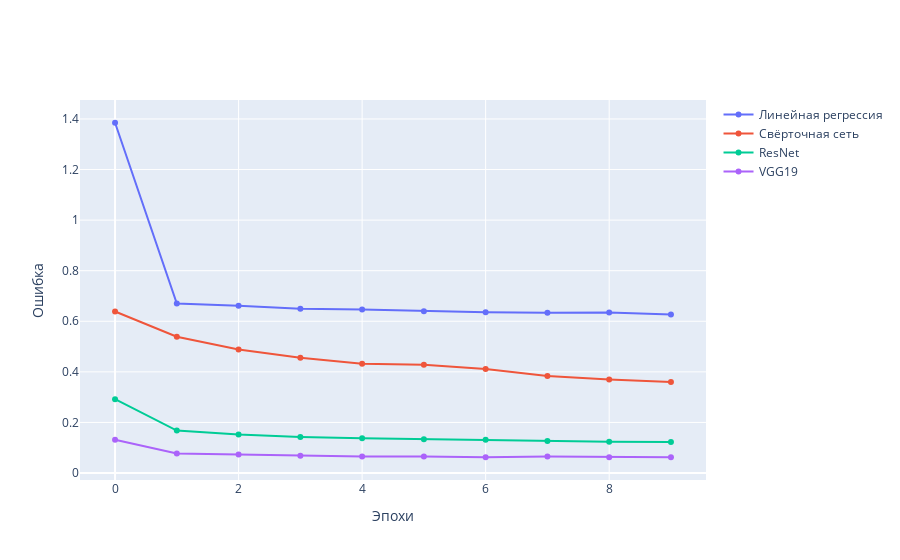

Notebook code for this chart:
### Code cell
fig = go.Figure()
fig.add_traces(go.Scatter(x=np.arange(0, 10), y = data['Linear']['train_losses'], name="Линейная регрессия"))
fig.add_traces(go.Scatter(x=np.arange(0, 10), y = data['CNN']['train_losses'], name="Свёрточная сеть"))
fig.add_traces(go.Scatter(x=np.arange(0, 10), y = data["ResNet50"]['train_losses'], name="ResNet"))
fig.add_traces(go.Scatter(x=np.arange(0, 10), y = data['VGG19']['train_losses'], name="VGG19"))
fig.update_layout(xaxis_title='Эпохи', yaxis_title='Ошибка')
fig.show()

### Figure 1 — Plotly figure (JSON) as saved in the notebook; plotly's stock layout.template omitted (floating-point values rounded to 4 significant figures)
{"data": [{"name": "Линейная регрессия", "type": "scatter", "x": [0, 1, 2, 3, 4, 5, 6, 7, 8, 9], "y": [1.385, 0.6705, 0.6615, 0.6493, 0.6463, 0.6396, 0.6357, 0.6334, 0.6347, 0.6268]}, {"name": "Свёрточная сеть", "type": "scatter", "x": [0, 1, 2, 3, 4, 5, 6, 7, 8, 9], "y": [0.6386, 0.539, 0.4888, 0.4555, 0.4318, 0.4282, 0.4115, 0.3839, 0.3699, 0.36]}, {"name": "ResNet", "type": "scatter", "x": [0, 1, 2, 3, 4, 5, 6, 7, 8, 9], "y": [0.2922, 0.1678, 0.1521, 0.1428, 0.1371, 0.1332, 0.1317, 0.1267, 0.1237, 0.1224]}, {"name": "VGG19", "type": "scatter", "x": [0, 1, 2, 3, 4, 5, 6, 7, 8, 9], "y": [0.1319, 0.07692, 0.07286, 0.06803, 0.06488, 0.06534, 0.06241, 0.06536, 0.06258, 0.06263]}], "layout": {"xaxis": {"title": {"text": "Эпохи"}}, "yaxis": {"title": {"text": "Ошибка"}}}}
